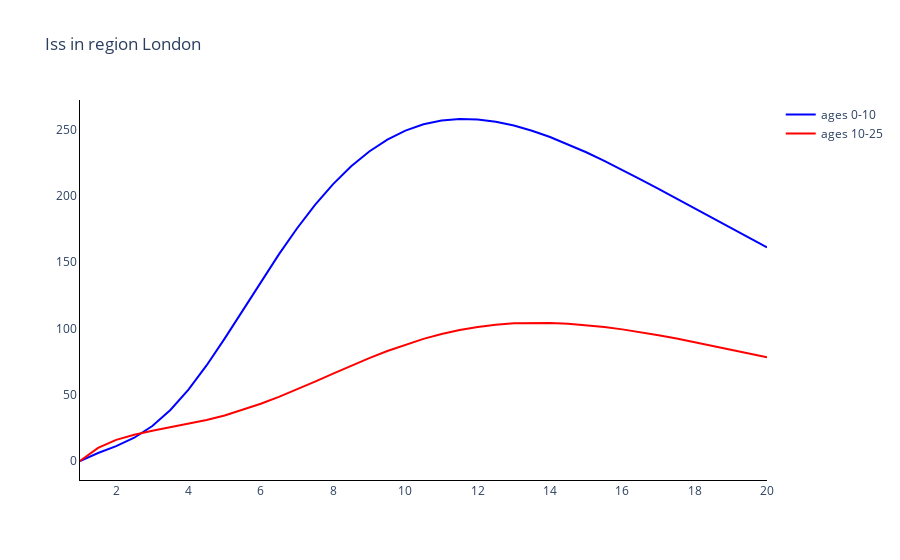

Notebook source saved alongside this figure:
### Markdown cell above
### Plot the super-spreader symptomatic infectious comparment for one region (London)

### Code cell
# Trace names - represent the solver used for the simulation
trace_name = ['ages {}'.format(a) for a in age_groups]

# Compartment list - type and age
fig = go.Figure()

# Plot (line plot for each method of simulation)
for a in range(len(age_groups)):
    fig.add_trace(
        go.Scatter(
            y=outputs[0][:, 8 * len(age_groups) + a],
            x=parameters.simulation_parameters.times,
            mode='lines',
            name=trace_name[a],
            line_color=colours[a]
        )
    )

# Add axis labels
fig.update_layout(
    boxmode='group',
    title='Iss in region {}'. format(regions[0]),
    plot_bgcolor='white',
    xaxis=dict(linecolor='black'),
    yaxis=dict(linecolor='black'),
    )

fig.write_image('images/Toy.pdf')
fig.show()

### Figure 1 — Plotly figure (JSON) as saved in the notebook; plotly's stock layout.template omitted (floating-point values rounded to 4 significant figures)
{"data": [{"line": {"color": "blue"}, "mode": "lines", "name": "ages 0-10", "type": "scatter", "x": [1, 1.5, 2, 2.5, 3, 3.5, 4, 4.5, 5, 5.5, 6, 6.5, 7, 7.5, 8, 8.5, 9, 9.5, 10, 10.5, 11, 11.5, 12, 12.5, 13, 13.5, 14, 14.5, 15, 15.5, 16, 16.5, 17, 17.5, 18, 18.5, 19, 19.5, 20], "y": [0, 5.99, 11.21, 17.55, 26.4, 38.47, 53.84, 72.03, 92.25, 113.5, 135.0, 155.8, 175.3, 193.0, 208.7, 222.1, 233.3, 242.3, 249.0, 253.8, 256.6, 257.8, 257.4, 255.7, 252.8, 248.9, 244.2, 238.8, 232.7, 226.2, 219.4, 212.3, 205.0, 197.7, 190.2, 182.8, 175.4, 168.1, 161.0]}, {"line": {"color": "red"}, "mode": "lines", "name": "ages 10-25", "type": "scatter", "x": [1, 1.5, 2, 2.5, 3, 3.5, 4, 4.5, 5, 5.5, 6, 6.5, 7, 7.5, 8, 8.5, 9, 9.5, 10, 10.5, 11, 11.5, 12, 12.5, 13, 13.5, 14, 14.5, 15, 15.5, 16, 16.5, 17, 17.5, 18, 18.5, 19, 19.5, 20], "y": [0, 9.858, 15.92, 19.85, 22.73, 25.26, 27.87, 30.85, 34.35, 38.44, 43.11, 48.32, 53.94, 59.84, 65.85, 71.8, 77.53, 82.89, 87.76, 92.07, 95.74, 98.74, 101.1, 102.7, 103.8, 104.2, 104.1, 103.5, 102.4, 101.0, 99.21, 97.14, 94.83, 92.32, 89.66, 86.88, 84.02, 81.1, 78.15]}], "layout": {"boxmode": "group", "plot_bgcolor": "white", "title": {"text": "Iss in region London"}, "xaxis": {"linecolor": "black"}, "yaxis": {"linecolor": "black"}}}
